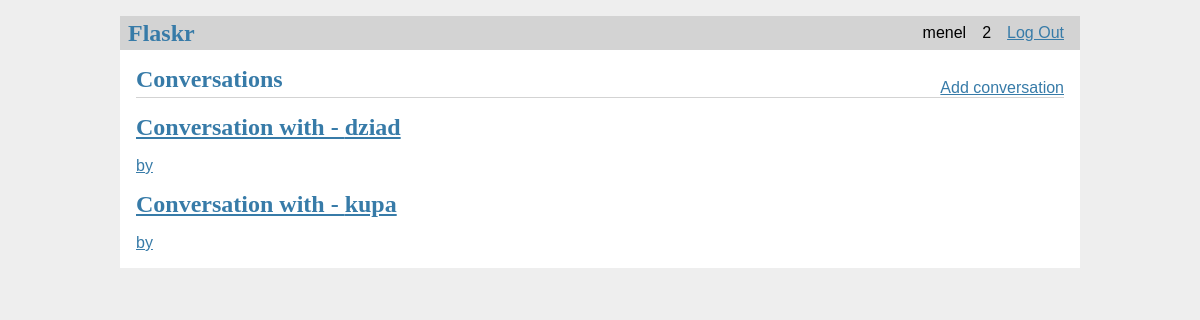
The app's page / (signed in) with its own data.
### tables this page shows
CREATE TABLE user (
    id INTEGER PRIMARY KEY AUTOINCREMENT,
    nickname TEXT UNIQUE NOT NULL,
    username TEXT UNIQUE NOT NULL,
    password TEXT NOT NULL
);

CREATE TABLE conversation (
    id INTEGER PRIMARY KEY AUTOINCREMENT,
    cuser INTEGER,
    suser INTEGER
);

### chat/conv.py (the view)
@bp.route('/')
@login_required
def index():
    db = get_db()
    conversations = []
    try:
        conversations = db.execute(
           f'SELECT * FROM conversation WHERE cuser = {g.user["id"]} OR suser = {g.user["id"]}'
        ).fetchall()
    except Exception:
        pass
    users = []
    uid = g.user['id']
    try:
        for item in conversations:
            t = item['cuser']
            if item['cuser'] == uid:
                t = item['suser']
            users.append(db.execute(
                f'SELECT nickname FROM user WHERE id = {t}'
            ).fetchall())
    except Exception:
        pass
    users = [item[0]['nickname'] for item in users]
    print(users, uid)
    return render_template('chat/index.html', conversations=conversations, users=users)

### chat/auth.py (called while the page is built)
@bp.before_app_request
def load_logged_in_user():
    user_id = session.get('user_id')
    if user_id is None:
        g.user = None
    else:
        g.user = get_db().execute(
            'SELECT * FROM user WHERE id = ?', (user_id,)
        ).fetchone()

def login_required(view):
    @functools.wraps(view)
    def wrapped_view(**kwargs):
        if g.user is None:
            return redirect(url_for('auth.login'))
        return view(**kwargs)
    return wrapped_view

### chat/db.py (called while the page is built)
def get_db():
    if 'db' not in g:
        g.db = sqlite3.connect(
            current_app.config['DATABASE'],
            detect_types=sqlite3.PARSE_DECLTYPES
        )
        g.db.row_factory = sqlite3.Row
    return g.db

### chat/templates/chat/index.html
{% extends 'base.html' %}
{% block header %}
  <h1>{% block title %}Conversations{% endblock %}</h1>
  {% if g.user %}
    <a href="{{ url_for('conv.create') }}">Add conversation</a>
  {% endif %}
{% endblock %}
{% block content %}
  {% for conv in conversations %}
  <a href="{{ url_for('conv.conversation', id = conv['id']) }}">
    <div class="conv">
      <header>
        <div>
          <h1>Conversation with - <b>{{ users[loop.index0] }}</b></h1>
          <div class="about">by {{ conv['users'] }}</div>
        </div>
      </header>
    </div>
  </a>
  {% endfor %}
{% endblock %}

### chat/templates/base.html (shortened to what this page needs)
<!doctype html>
<link rel="stylesheet" href="{{ url_for('static', filename='style.css') }}">
<nav>
  <h1>Flaskr</h1>
  <ul>
    {% if g.user %}
      <li><span>{{ g.user['username'] }}</span>
      <li><span>{{ g.user['id'] }}</span>
      <li><a href="{{ url_for('auth.logout') }}">Log Out</a>
    {% else %}
      <li><a href="{{ url_for('auth.register') }}">Register</a>
      <li><a href="{{ url_for('auth.login') }}">Log In</a>
    {% endif %}
  </ul>
</nav>
<section class="content">
  <header>
    {% block header %}{% endblock %}
  </header>
  {% block content %}{% endblock %}
</section>

### chat/static/style.css (style rules this page uses)
h1 { font-family: serif; color: #377ba8; margin: 1rem 0; }
a { color: #377ba8; }
nav { background: lightgray; display: flex; align-items: center; padding: 0 0.5rem; }
nav h1 { flex: auto; margin: 0; }
nav ul { display: flex; list-style: none; margin: 0; padding: 0; }
nav ul li a, nav ul li span, header .action { display: block; padding: 0.5rem; }
.content { padding: 0 1rem 1rem; }
.content > header { border-bottom: 1px solid lightgray; display: flex; align-items: flex-end; }
.content > header h1 { flex: auto; margin: 1rem 0 0.25rem 0; }
.content:last-child { margin-bottom: 0; }

### records on screen
user: user.username "menel", user.id "2"
user: nickname "dziad"
user: nickname "kupa"
